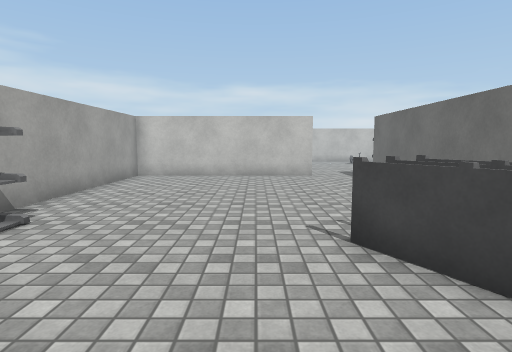
View 1 (above)

16 first-person views from a walk through a 3-D level made in the Unity game engine. The camera is 1.3 m above the floor, tilts 6° down and sees 80° across. The floor is counted in squares, 1 m on a side. Each view is taken from the middle of a square. On the plan, view 1 faces up. The plan holds only what a view shows up to about 14 squares ahead; the rest is blank. The place goes on beyond the plan. Surface patterns are stand-ins for the level's own textures.

View 2
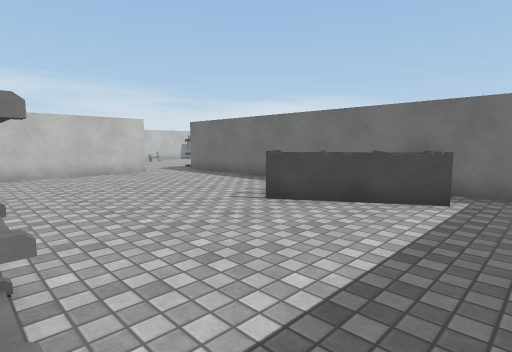

View 3
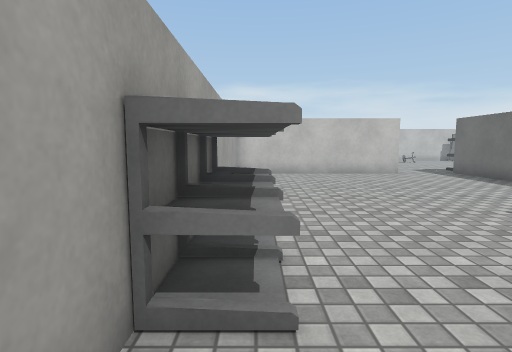

View 4
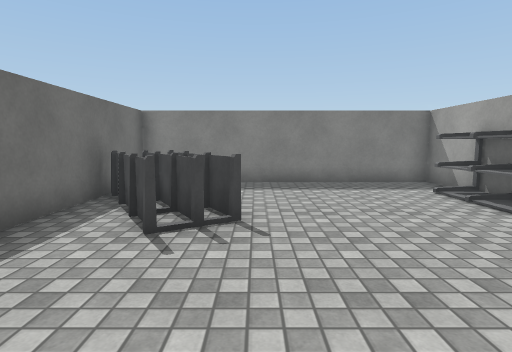

View 5
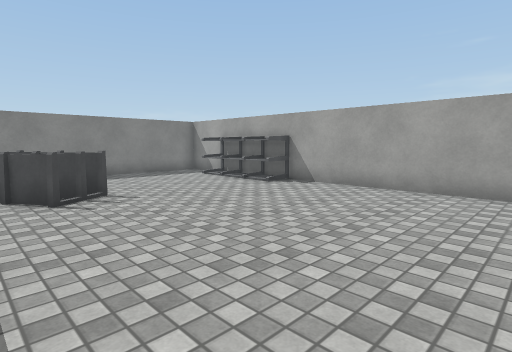

View 6
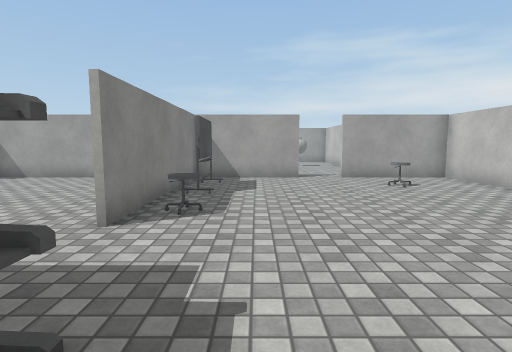

View 7
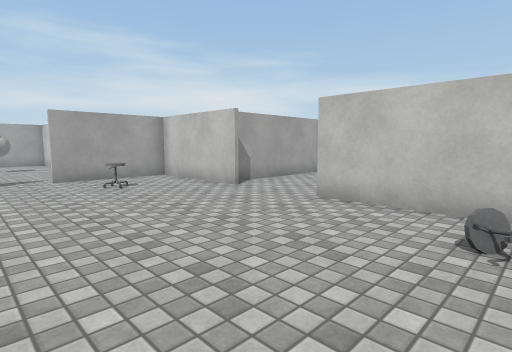

View 8
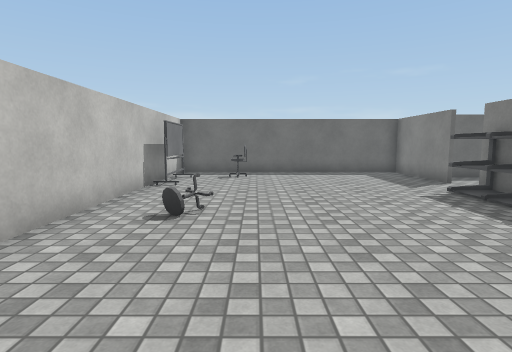

View 9
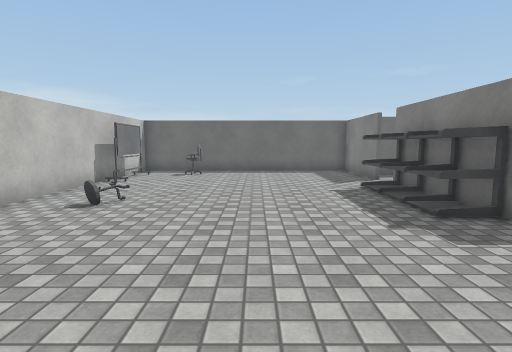

View 10
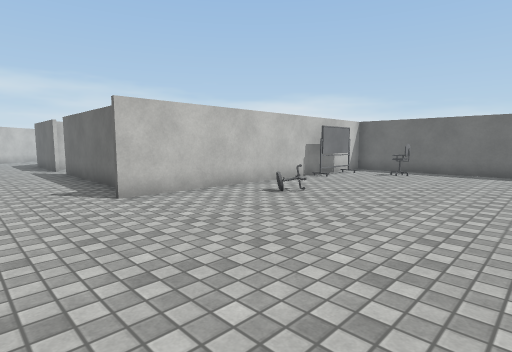

View 11
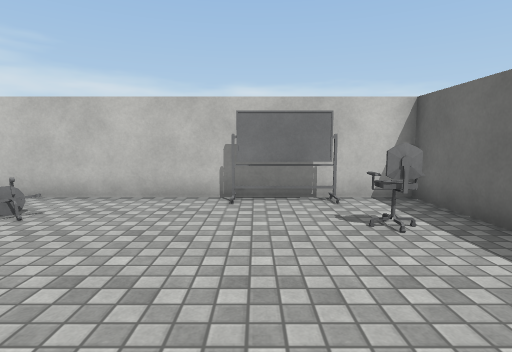

View 12
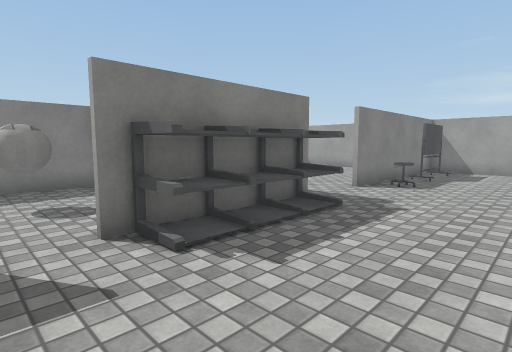

View 13
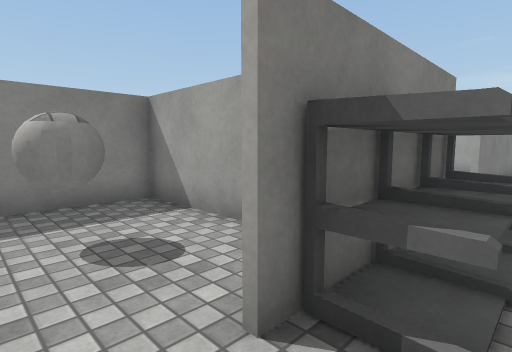

View 14
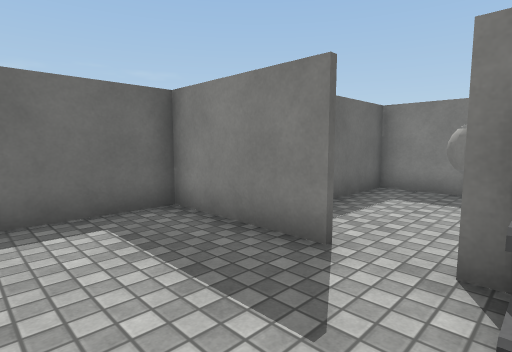

View 15
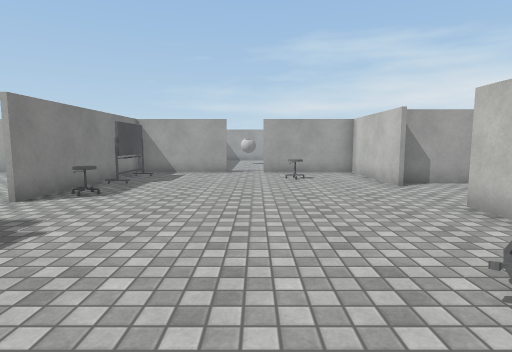

View 16
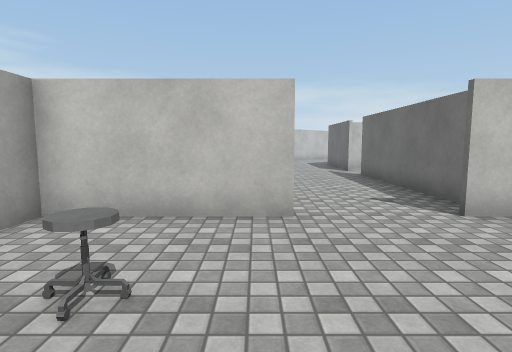

### Floor plan
Points are (right, up) in squares from view 1. A wall is a line through its corners. A room is listed if a view was taken in it or the views show most of it. See-through windows are left out.
Room 1 (views 1, 2, 3, 4)
walls: (2.4, 12.5) (-4.9, 12.5) (-4.9, -1.4) (4.8, -1.4) (4.8, 11.5)
ways out: opening at (3.5, 12) to room 2
objects: shelf (-4, 1) to (-4, 5); shelf (1, 1) to (4, 5)
Room 2 (views 5, 6, 7, 8, 9, 10, 11, 12, 13, 14, 15, 16)
walls: (3.4, 23.5) (3.4, 27.5); (4.8, 11.5) (4.8, 12.5); (-0.2, 22.4) (-4.9, 22.4) (-4.9, 18.2); (11, 12.6) (14.8, 12.6) (14.8, 22.4) (2.8, 22.4); (-4.9, 16.8) (-4.9, 12.6) (2.4, 12.6); (-1, 27.5) (-1, 22.9)
ways out: opening at (3.5, 12) to room 1; opening at (-5, 17.5)
objects: stool (-3, 19) to (-2, 20); other object (-2, 14); stool (1, 14); shelf (5, 13) to (9, 14); stool (7, 20); other object (11, 22) to (12, 22); chair (13, 19) to (13, 20)

Positions as (right, up) in squares from view 1, and headings:
1: (0, 0), facing up
2: (-4, -1), facing up-right
3: (-4, -1), facing up
4: (1, 9), facing down
5: (4, 12), facing down-left
6: (7, 15), facing left
7: (7, 16), facing up-left
8: (1, 19), facing right
9: (0, 17), facing right
10: (0, 15), facing up-right
11: (11, 15), facing up
12: (11, 17), facing down-left
13: (11, 14), facing down-left
14: (9, 16), facing down-right
15: (9, 18), facing left
16: (-1, 17), facing up
